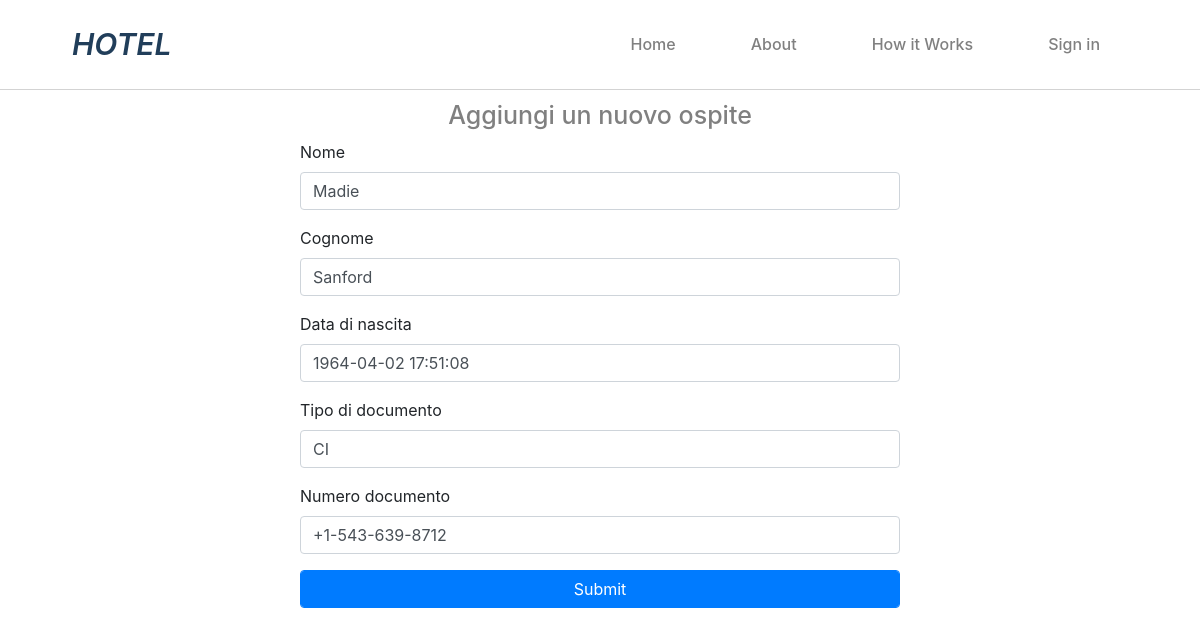
/update/update.php?id=32, run on the app's committed database.
### tables this page shows
CREATE TABLE `ospiti` (
  `id` int(10) UNSIGNED NOT NULL,
  `name` varchar(255) NOT NULL,
  `lastname` varchar(255) NOT NULL,
  `date_of_birth` datetime NOT NULL,
  `document_type` varchar(1024) NOT NULL,
  `document_number` varchar(1024) NOT NULL,
  `created_at` timestamp NULL DEFAULT NULL,
  `updated_at` timestamp NULL DEFAULT NULL
);

### update/database_ospiti_list_per_update.php (called while the page is built, shortened)
<?php
$conn = new mysqli($servername, $username, $password, $dbname);
$sql = 'SELECT * FROM `ospiti`;';
$result = $conn->query($sql);
if ($result->num_rows > 0) {
$ospiti = [];
  while($row = $result->fetch_assoc()) {
    $ospiti[] = $row;
  }
} else {
  echo '0 results';
}
?>

### update/update.php (the view, shortened to what this page needs)
<!DOCTYPE html>
<html lang="en" dir="ltr">
    <?php
    include 'database_ospiti_list_per_update.php';
    include '../partials/_head.php';
    include '../partials/_nav.php';
    ?>
  <body>
    <h1>Aggiungi un nuovo ospite</h1>
    <form class="form-group" method="post" action="http://localhost/php_sql_crud_hotel/update/database_update.php" style="width: 50%; margin: auto;">
      <?php
      foreach ($ospiti as $key => $value) {
        if ($value['id'] == $_GET['id']) {
          $val_nome = $value['name'];
          $val_cognome = $value['lastname'];
          $val_comple = $value['date_of_birth'];
          $val_docutype = $value['document_type'];
          $val_docunum = $value['document_number'];
        }
      }
       ?>
      <div class="form-group">
        <label for="new_name">Nome</label>
        <input type="text" class="form-control" name="new_name" placeholder="Enter name" value="<?php echo $val_nome ?>">
      </div>
      <div class="form-group">
        <label for="new_lastname">Cognome</label>
        <input type="text" class="form-control" name="new_lastname" placeholder="Lastname" value="<?php echo $val_cognome ?>">
      </div>
      <div class="form-group">
        <label for="new_birth">Data di nascita</label>
        <input type="text" class="form-control" name="new_birth" placeholder="Birth Date" value="<?php echo $val_comple ?>">
      </div>
      <div class="form-group">
        <label for="new_type_doc">Tipo di documento</label>
        <input type="text" class="form-control" name="new_type_doc" placeholder="Document Type" value="<?php echo $val_docutype ?>">
      </div>
      <div class="form-group">
        <label for="new_doc">Numero documento</label>
        <input type="text" class="form-control" name="new_doc" placeholder="Document number" value="<?php echo $val_docunum ?>">
      </div>
      <button type="submit" name="Crea" class="form-control btn btn-primary">Submit</button>
    </form>
  </body>
</html>

### data on the page
ospiti: new_name "Madie", new_lastname "Sanford", new_birth "1964-04-02 17:51:08", new_type_doc "CI", new_doc "+1-543-639-8712"
